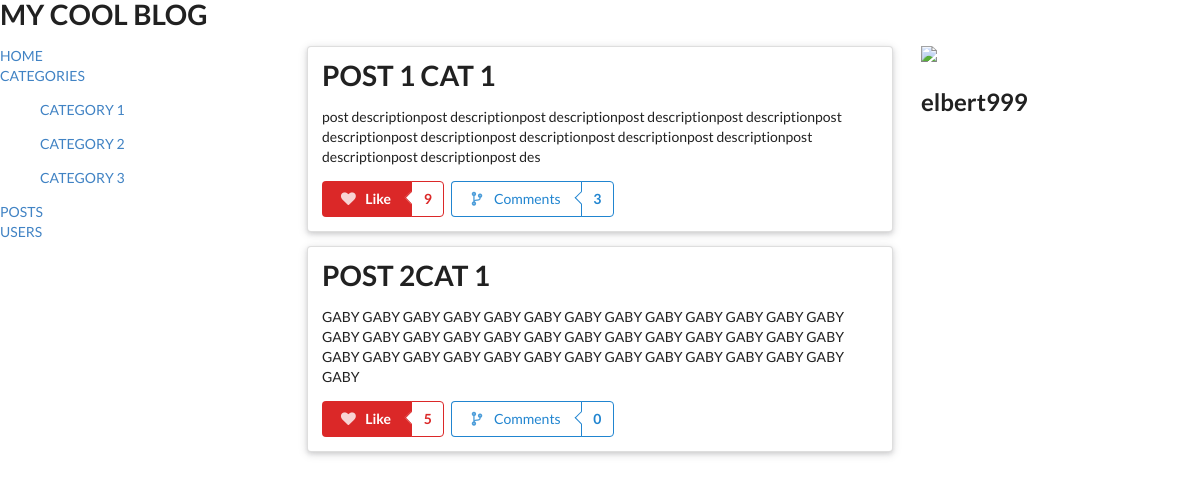
The page /Entry/categories/10 (signed in) on the database its author committed.
### Entry/models.py (models this page shows, shortened)
class Categories(models.Model):
    category = models.CharField(max_length = 50)
    created_at = models.DateTimeField(timezone.now())
    class Meta:
        verbose_name_plural = 'Categories'

class Posts(models.Model):
    category = models.ForeignKey(Categories, on_delete= models.CASCADE)
    user = models.ForeignKey(User, on_delete=models.CASCADE)
    post_name = models.CharField(max_length = 50)
    post_description = models.CharField(max_length = 200)
    post_like = models.IntegerField(default = 0)
    created_at = models.DateTimeField(timezone.now())
    class Meta:
        verbose_name_plural = 'Posts'

### Entry/views.py (the view)
# urls.py: path('categories/<int:category_id>', views.category, name = 'category'),
def category(request, category_id):
    categories = Categories.objects.all()
    category = Categories.objects.get(pk = category_id)
    posts = category.posts_set.all()
    context = {
        'categories' : categories,
        'posts' : posts
    }
    return render(request, 'Entry/category.html', context)

### Entry/templates/Entry/category.html
{% extends 'base2.html' %}
{% block content %}
    <div class="eight wide column">
    {% for post in posts %}
    <div class="ui raised container segment">
        <h1 class="ui header">{{post.post_name}}</h1>
        <p>{{post.post_description}}</p>
        <div class="ui labeled button" tabindex="0">
            <div class="ui red button">
                <i class="heart icon"></i> Like
            </div>
            <a class="ui basic red left pointing label">
                {{post.post_like}}
            </a>
        </div>
        <div class="ui labeled button" tabindex="0">
            <div class="ui basic blue button">
                <i class="fork icon"></i> Comments
            </div>
            <a class="ui basic left pointing blue label">
                {{post.comments_set.all.count}}
            </a>
        </div>
    </div>
    {% endfor %}
    </div>
{% endblock %}

### Entry/templates/base2.html (shortened to what this page needs)
<!DOCTYPE html>
<html lang="en">
<head>
    <link rel="stylesheet" href="https://cdnjs.cloudflare.com/ajax/libs/semantic-ui/2.3.3/semantic.min.css">
    <div class="ui huge header"> MY COOL BLOG </div>
</head>
<body>
    <div class="ui grid">
        <div class="four wide column">
            <div>
                <a href="{% url 'Entry:index' %}">HOME</a>
            </div>
            <div>
                <a href="{% url 'Entry:categories' %}">CATEGORIES</a>
                <div>
                    {% for category in categories %}
                    <a href="{% url 'Entry:category' category.id %}">
                        <ul>{{ category.category }}</ul>
                    </a>
                    {% endfor %}
                </div>
            </div>
            <div>
                <a href="{% url 'Entry:posts' %}">POSTS</a>
            </div>
            <div>
                <a href="{% url 'Entry:users' %}">USERS</a>
            </div>
        </div>
        <div class="eight wide column">
            <div>
                {% block content %}
                {% endblock %}
            </div>
        </div>
        <div class="four wide column">
            {% if user.is_authenticated %}
            <img class="ui small image" src="http://notaris-ppatbadungbali.org/wp-content/uploads/2015/03/empty-profile.png">
            <h2>{{user.username}}</h2>
            {%endif%}
        </div>
    </div>
</body>
</html>

### rows shown on the page
Categories: category "CATEGORY 1"
Categories: category "CATEGORY 2"
Categories: category "CATEGORY 3"
Posts: post_name "POST 1 CAT 1", post_description "post descriptionpost descriptionpost descriptionpost descriptionpost descriptionpost descriptionpost descriptionpost descriptionpost descriptionpost descriptionpost descriptionpost descriptionpost des", post_like "9", comments_set.all.count "3"
Posts: post_name "POST 2CAT 1", post_description "GABY GABY GABY GABY GABY GABY GABY GABY GABY GABY GABY GABY GABY GABY GABY GABY GABY GABY GABY GABY GABY GABY GABY GABY GABY GABY GABY GABY GABY GABY GABY GABY GABY GABY GABY GABY GABY GABY GABY GABY", post_like "5", comments_set.all.count "0"

### other values the page prints
{{ user.username }} "elbert999"
